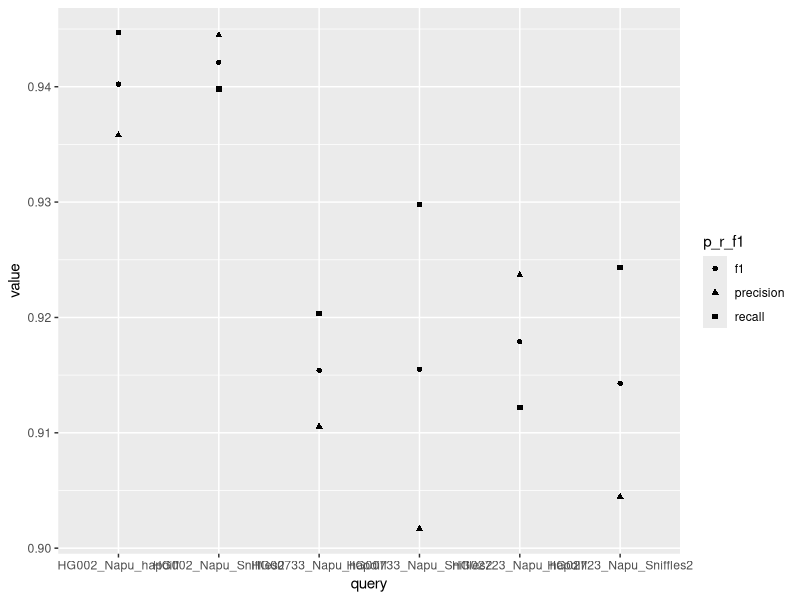

Write the R code that produced this figure.
## ---- chunk 1
library(ggplot2)
library(rlang)
library(dplyr)
## ---- chunk 2
Figure_3A_data.txt <- read.delim("Figure_3A_data.txt")
## ---- chunk 3
Figure_3A = ggplot(Figure_3A_data.txt, aes(x=query, y=value, shape=p_r_f1)) + geom_point()
Figure_3A
